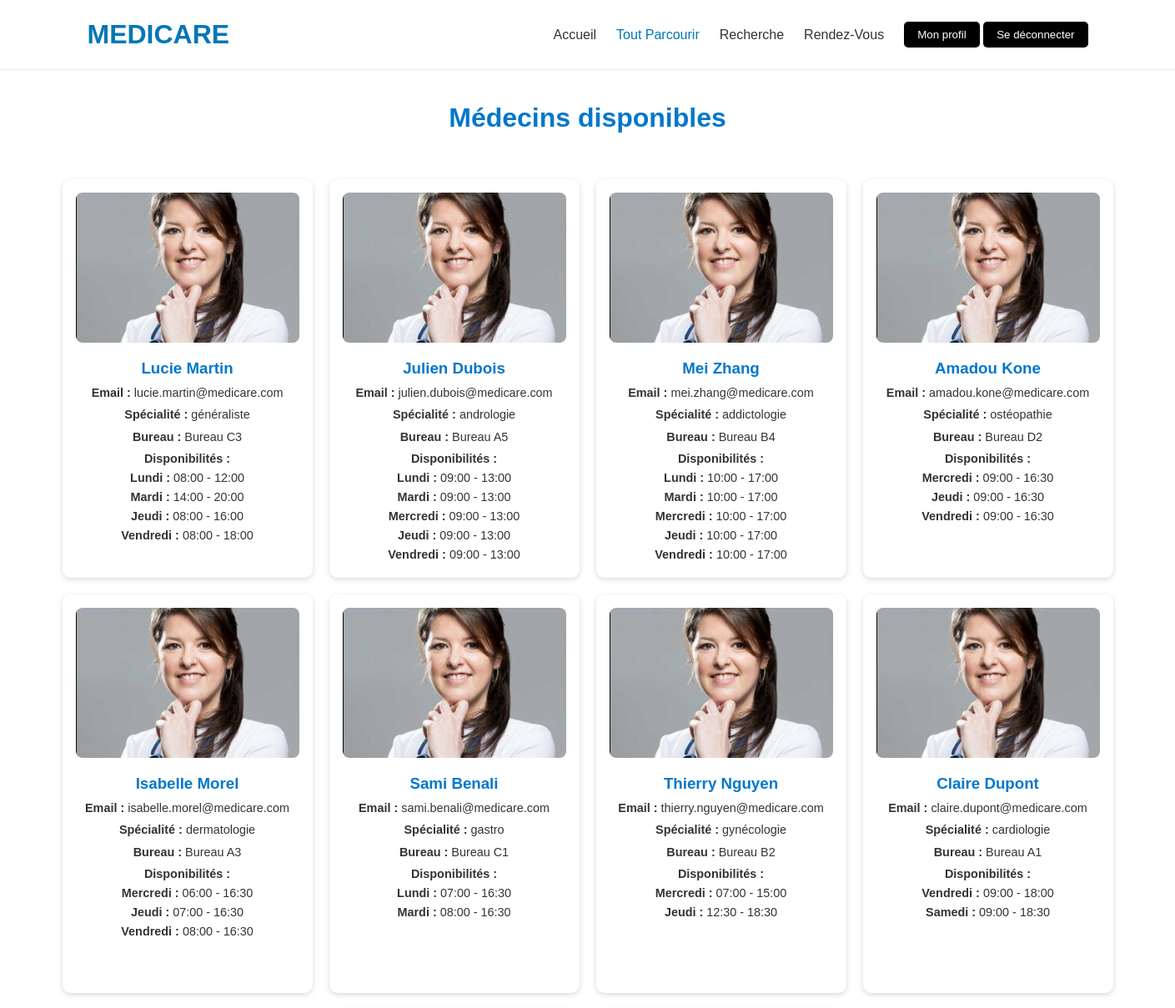
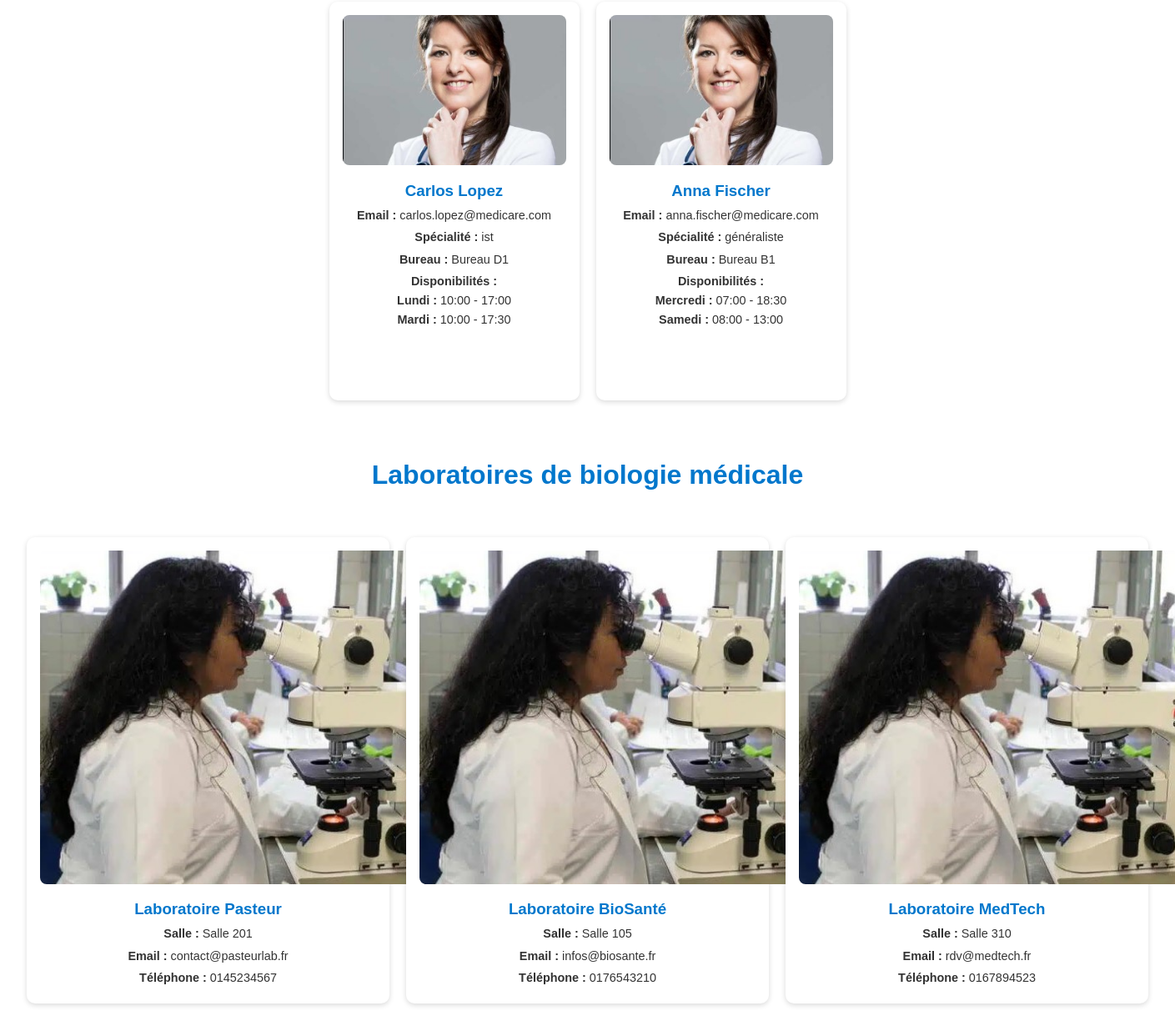
The page /tout_parcourir.php (signed in) on the database its author committed (2 pictures, top to bottom).
### tables this page shows
CREATE TABLE IF NOT EXISTS `medecin` (
  `id` int NOT NULL AUTO_INCREMENT,
  `nom` varchar(100) NOT NULL,
  `prenom` varchar(100) NOT NULL,
  `email` varchar(150) NOT NULL,
  `mot_de_passe` varchar(255) NOT NULL,
  `specialite` varchar(100) NOT NULL,
  `photo` varchar(255) NOT NULL,
  `bureau` varchar(100) NOT NULL,
  `cv` varchar(255) NOT NULL,
  PRIMARY KEY (`id`),
  UNIQUE KEY `email` (`email`)
);

CREATE TABLE IF NOT EXISTS `disponibilites` (
    `id` INT NOT NULL AUTO_INCREMENT,
    `id_medecin` INT NOT NULL,
    `jour_semaine` ENUM('Lundi', 'Mardi', 'Mercredi', 'Jeudi', 'Vendredi', 'Samedi') NOT NULL,
    `heure_debut` TIME NOT NULL,
    `heure_fin` TIME NOT NULL,
    PRIMARY KEY (`id`),
    FOREIGN KEY (`id_medecin`) REFERENCES `medecin`(`id`)
);

CREATE TABLE IF NOT EXISTS `laboratoire` (
  `id` int NOT NULL AUTO_INCREMENT,
  `nom` varchar(100) NOT NULL,
  `email` varchar(100) DEFAULT NULL,
  `telephone` varchar(20) DEFAULT NULL,
  `salle` varchar(50) DEFAULT NULL,
  `photo` varchar(255) DEFAULT NULL,
  `adresse` varchar(255) DEFAULT NULL,
  PRIMARY KEY (`id`)
);

### tout_parcourir.php (the view, shortened to what this page needs)
<?php
$conn = new mysqli("localhost", "root", "", "medicare");
$result = $conn->query("SELECT * FROM medecin");
$laboratoires = $conn->query("SELECT * FROM laboratoire");
?>
<!DOCTYPE html>
<html lang="fr">
<head>
    <link rel="stylesheet" href="style.css" />
</head>
<body>
<header>
        <div class="container header-container">
            <h1 class="logo">MEDICARE</h1>
            <nav class="nav-links">
                <a href="index.php" >Accueil</a>
                <a href="tout_parcourir.php" class="active">Tout Parcourir</a>
                <a href="rechercher.php">Recherche</a>
                <a href="mes_rendezvous.php">Rendez-Vous</a>
                <nav>
                    <?php if (isset($_SESSION['role'])): ?>
                        <a href="<?php
                            if ($_SESSION['role'] === 'admin') {
                                echo 'admin_dashboard.php';
                            } elseif ($_SESSION['role'] === 'client') {
                                echo 'client_dashboard.php';
                            } elseif ($_SESSION['role'] === 'medecin') {
                                echo 'medecin_dashboard.php';
                            }
                        ?>">
                            <button class="btn-login">Mon profil</button>
                        </a>
                        <a href="logout.php"><button class="btn-login">Se déconnecter</button></a>
                    <?php else: ?>
                        <a href="client_login.php"><button class="btn-login">Connexion Client</button></a>
                        <a href="medecin_login.php"><button class="btn-login">Connexion Médecin</button></a>
                    <?php endif; ?>
                </nav>
            </nav>
        </div>
    </header>
<h1 class="section-title">Médecins disponibles</h1>
<div class="medecin-container">
    <?php while ($medecin = $result->fetch_assoc()) { ?>
	<a href="fiche_medecin.php?id=<?= $medecin['id'] ?>" >
        <div class="medecin-card">
            <img class="medecin-photo" src="<?= $medecin['photo']; ?>" alt="Photo de <?= $medecin['nom']; ?>">
            <h3 class="medecin-name"><?= $medecin['prenom'] . " " . $medecin['nom']; ?></h3>
            <p class="medecin-info"><strong>Email :</strong> <?= $medecin['email']; ?></p>
            <p class="medecin-info"><strong>Spécialité :</strong> <?= $medecin['specialite']; ?></p>
            <p class="medecin-info"><strong>Bureau :</strong> <?= $medecin['bureau']; ?></p>
            <p class="medecin-info"><strong>Disponibilités :</strong><br>
                <?php
                $id = $medecin['id'];
                $stmt = $conn->prepare("SELECT jour_semaine, heure_debut, heure_fin FROM disponibilites WHERE id_medecin = ? ORDER BY FIELD(jour_semaine, 'Lundi','Mardi','Mercredi','Jeudi','Vendredi','Samedi'), heure_debut");
                $stmt->bind_param("i", $id);
                $stmt->execute();
                $dispos = $stmt->get_result();
                $jours = [];
                while ($row = $dispos->fetch_assoc()) {
                    $jour = $row['jour_semaine'];
                    $heures = date('H:i', strtotime($row['heure_debut'])) . ' - ' . date('H:i', strtotime($row['heure_fin']));
                    $jours[$jour][] = $heures;
                }
                foreach ($jours as $jour => $heures) {
                    echo "<strong>$jour :</strong> " . implode(", ", $heures) . "<br>";
                }
                ?>
            </p>
        </div>
        </a>
    <?php } ?>
</div>
<h1 class="section-title">Laboratoires de biologie médicale</h1>
<div class="card-container">
    <?php while ($lab = $laboratoires->fetch_assoc()) { ?>
        <a href="fiche_laboratoire.php?id=<?= $lab['id'] ?>" class="card">
            <img class="card-photo" src="<?= $lab['photo']; ?>" alt="Photo du laboratoire <?= $lab['nom']; ?>">
            <h3 class="card-title"><?= $lab['nom']; ?></h3>
            <p class="card-info"><strong>Salle :</strong> <?= $lab['salle']; ?></p>
            <p class="card-info"><strong>Email :</strong> <?= $lab['email']; ?></p>
            <p class="card-info"><strong>Téléphone :</strong> <?= $lab['telephone']; ?></p>
        </a>
    <?php } ?>
</div>
</body>
</html>

### style.css (style rules this page uses)
* { box-sizing: border-box; margin: 0; padding: 0; }
body { font-family: 'Poppins', sans-serif; background-color: #fff; color: #111; line-height: 1.6; }
.container { font-family: 'Poppins', 'Merriweather', sans-serif; width: 90%; max-width: 1200px; margin: auto; }
header { padding: 1rem 0; border-bottom: 1px solid #eaeaea; }
.header-container { display: flex; justify-content: space-between; align-items: center; }
.logo { color: #0077B6; }
.nav-links { font-family: 'Poppins', sans-serif; display: flex; gap: 1.5rem; align-items: center; }
.nav-links a { font-family: 'Poppins', 'Merriweather', sans-serif; text-decoration: none; color: #333; font-weight: 500; }
.nav-links a.active { color: #0077B6; }
.btn-login { padding: 0.5rem 1rem; background-color: #000; color: #fff; border: none; border-radius: 5px; cursor: pointer; }
.card { flex: 1; min-width: 280px; }
.card img { width: 580px; height: 400px; border-radius: 8px; }

### tout_parcourir.php (style rules this page uses)
.nav-links { font-family: 'Poppins', sans-serif; }
.container { font-family: 'Poppins', sans-serif; width: 90%; max-width: 1200px; margin: auto; }
h1.section-title { text-align: center; color: #0077cc; margin: 2rem 0 1rem; }
.card-container, .medecin-container { display: flex; flex-wrap: wrap; justify-content: center; gap: 20px; padding: 2rem; }
.card, .medecin-card { background-color: white; border-radius: 10px; box-shadow: 0 2px 6px rgba(0,0,0,0.15); width: 300px; padding: 1rem; text-align: center; transition: transform 0.2s; text-decoration: none; color: inherit; }
.medecin-card { background-color: white; border-radius: 10px; box-shadow: 0 2px 6px rgba(0,0,0,0.15); width: 300px; height : 478px; padding: 1rem; text-align: center; transition: transform 0.2s; text-decoration: none; color: inherit; }
.card-photo, .medecin-photo { width: 100%; height: 180px; object-fit: cover; border-radius: 8px; }
.card-title, .medecin-name { margin: 0.5rem 0 0.2rem; color: #0077cc; }
.card-info, .medecin-info { margin: 0.2rem 0; font-size: 0.9rem; color: #333; }
.medecin-container a { text-decoration: none; color: inherit; }

### rows shown on the page
medecin: photo (picture), prenom "Lucie", nom "Martin", email "lucie.martin@medicare.com", specialite "généraliste", bureau "Bureau C3", jour "Lundi", heures "08:00 - 12:00", jour "Mardi", heures "14:00 - 20:00", jour "Jeudi", heures "08:00 - 16:00"
disponibilites: jour_semaine "Vendredi", heures "08:00 - 18:00"
medecin: photo (picture), prenom "Julien", nom "Dubois", email "julien.dubois@medicare.com", specialite "andrologie", bureau "Bureau A5", jour "Lundi", heures "09:00 - 13:00", jour "Mardi", jour "Mercredi", jour "Jeudi"
disponibilites: jour_semaine "Vendredi", heures "09:00 - 13:00"
medecin: photo (picture), prenom "Mei", nom "Zhang", email "mei.zhang@medicare.com", specialite "addictologie", bureau "Bureau B4", jour "Lundi", heures "10:00 - 17:00", jour "Mardi", jour "Mercredi", jour "Jeudi"
disponibilites: jour_semaine "Vendredi", heures "10:00 - 17:00"
medecin: photo (picture), prenom "Amadou", nom "Kone", email "amadou.kone@medicare.com", specialite "ostéopathie", bureau "Bureau D2", jour "Mercredi", heures "09:00 - 16:30", jour "Jeudi"
disponibilites: jour_semaine "Vendredi", heures "09:00 - 16:30"
medecin: photo (picture), prenom "Isabelle", nom "Morel", email "isabelle.morel@medicare.com", specialite "dermatologie", bureau "Bureau A3", jour "Mercredi", heures "06:00 - 16:30", jour "Jeudi", heures "07:00 - 16:30"
disponibilites: jour_semaine "Vendredi", heures "08:00 - 16:30"
medecin: photo (picture), prenom "Sami", nom "Benali", email "sami.benali@medicare.com", specialite "gastro", bureau "Bureau C1", jour "Lundi", heures "07:00 - 16:30"
disponibilites: jour_semaine "Mardi", heures "08:00 - 16:30"
medecin: photo (picture), prenom "Thierry", nom "Nguyen", email "thierry.nguyen@medicare.com", specialite "gynécologie", bureau "Bureau B2", jour "Mercredi", heures "07:00 - 15:00"
disponibilites: jour_semaine "Jeudi", heures "12:30 - 18:30"
medecin: photo (picture), prenom "Claire", nom "Dupont", email "claire.dupont@medicare.com", specialite "cardiologie", bureau "Bureau A1", jour "Vendredi", heures "09:00 - 18:00"
disponibilites: jour_semaine "Samedi", heures "09:00 - 18:30"
medecin: photo (picture), prenom "Carlos", nom "Lopez", email "carlos.lopez@medicare.com", specialite "ist", bureau "Bureau D1", jour "Lundi", heures "10:00 - 17:00"
disponibilites: jour_semaine "Mardi", heures "10:00 - 17:30"
medecin: photo (picture), prenom "Anna", nom "Fischer", email "anna.fischer@medicare.com", specialite "généraliste", bureau "Bureau B1", jour "Mercredi", heures "07:00 - 18:30"
disponibilites: jour_semaine "Samedi", heures "08:00 - 13:00"
laboratoire: photo (picture), nom "Laboratoire Pasteur", salle "Salle 201", email "contact@pasteurlab.fr", telephone "0145234567"
laboratoire: photo (picture), nom "Laboratoire BioSanté", salle "Salle 105", email "infos@biosante.fr", telephone "0176543210"
laboratoire: photo (picture), nom "Laboratoire MedTech", salle "Salle 310", email "rdv@medtech.fr", telephone "0167894523"
